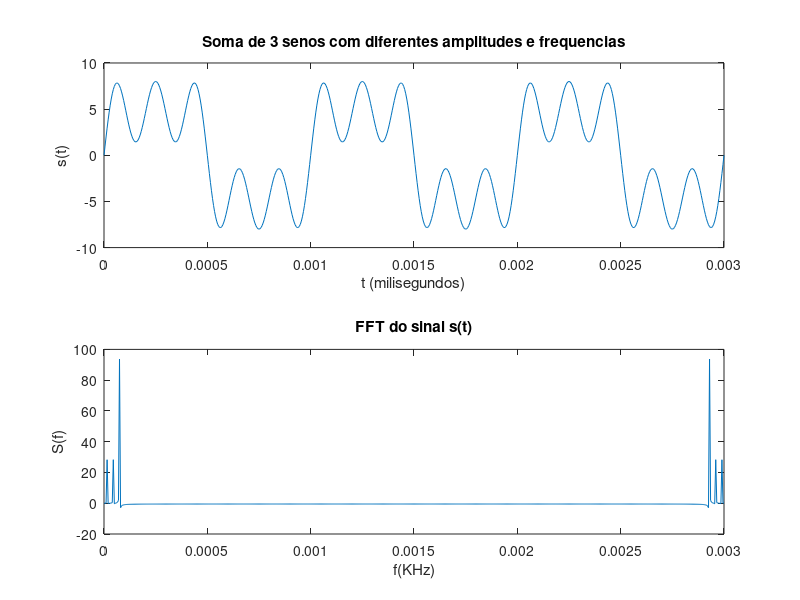
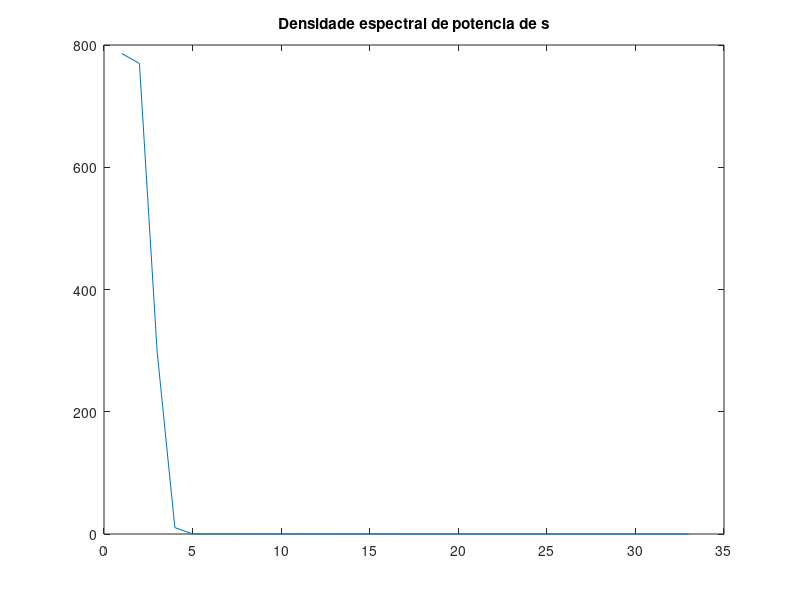

Write the MATLAB code that produced these figures, in order.
%Gerar um sinal s(t) composto pela somatoria de 3 senos com
%amplitudes de 6V, 2V e 4V e frequencias de 1, 3 e 5 kHz,
%respectivamente.

A1 = 6;
A2 = 2;
A3 = 4;
%-----------
f1 = 1e3;
f2 = 3e3;
f3 = 5e3;
fs = f1*200;
passo = f1;
freq = [-fs/2:passo:fs/2];
%--------------
Ts = 1/fs;
T = 3*(1/f1);
t = [0:Ts:T];
s = A1*sin(2*pi*f1*t)+A2*sin(2*pi*f2*t)+A3*sin(2*pi*f3*t);
%----------------------------------------------------------
figure(1)
subplot(211)
plot(t, s)
title('Soma de 3 senos com diferentes amplitudes e frequencias')
xlabel('t (milisegundos)')
ylabel('s(t)')
S = fft(s);
subplot(212)
plot(t, S)
title('FFT do sinal s(t)')
xlabel('f(KHz)')
ylabel('S(f)')
%----------------------------
figure(2)
plot(pwelch(s))
title('Densidade espectral de potencia de s')
%------------------------------
potencia_media = norm(s)

